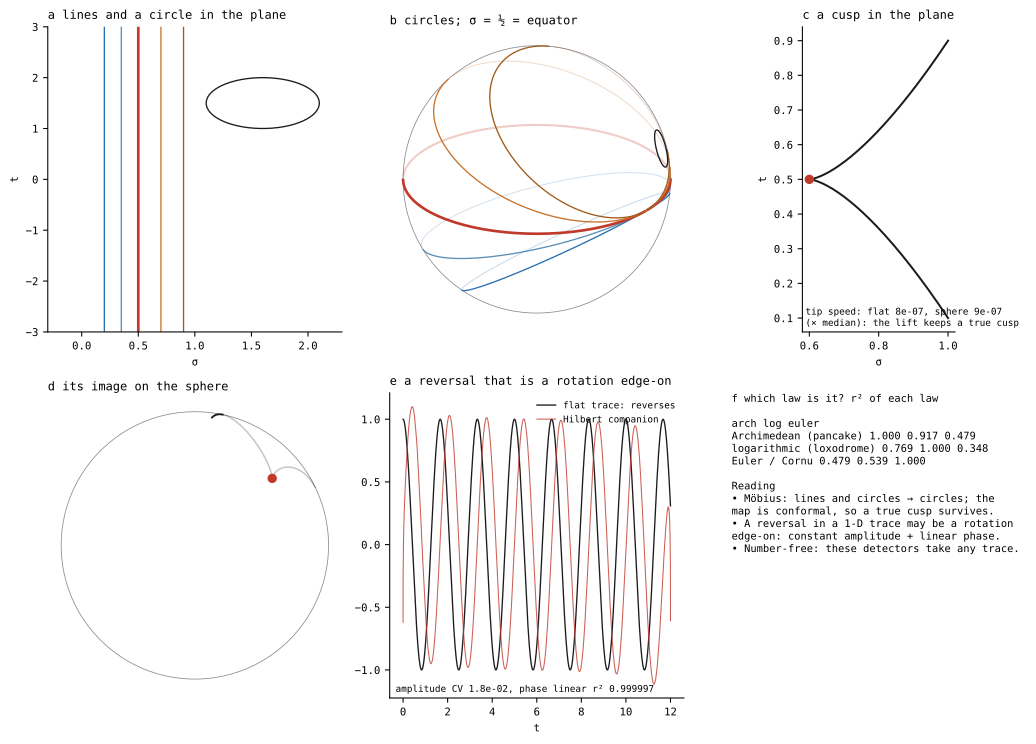

This figure's Python source:
# SPDX-License-Identifier: GPL-3.0-only
"""uns_map.svg — flat Cartesian → UNS, with no numbers in it: what shapes become, and how to tell an artefact from a shape.

a  lines σ = c and a circle in the plane (the chart s = σ + it)
b  their images on the sphere (Cayley, then stereographic): all circles; σ = ½ (thick) is the great circle = the equator, the others are small circles
c  a cusp in the plane   d  its image: still a cusp (conformal map), the flat and sphere speeds vanish together
e  a back-and-forth trace (reversals) that is a UNIFORM ROTATION seen edge-on: the Hilbert companion supplies the missing coordinate
f  three spiral laws on test spirals (R² of the law's straight line): Archimedean (pancake), logarithmic (loxodrome), Euler/Cornu
Code drawn: rhp.unsmap.   Run: python -m rhp.atlas_riemann_fermat.uns_map
"""
import numpy as np
from scipy.special import fresnel
from ._common import plt, save, view, INK, NORTH, SOUTH, HOT, GREY
from .. import unsmap as U


def _sphere(ax, P, color, lw=1.2, label=None, alpha_back=.25):
    x, up, depth = view(P)
    front = depth > 0
    ax.plot(np.where(front, x, np.nan), np.where(front, up, np.nan), color=color, lw=lw, label=label)
    ax.plot(np.where(~front, x, np.nan), np.where(~front, up, np.nan), color=color, lw=lw * .8, alpha=alpha_back)


def _outline(ax):
    th = np.linspace(0, 2 * np.pi, 200); ax.plot(np.cos(th), np.sin(th), color=GREY, lw=.6); ax.set_aspect("equal"); ax.axis("off")


def build():
    fig = plt.figure(figsize=(11.5, 7.8))
    t = np.linspace(-60, 60, 6001)
    cols = {0.2: NORTH, 0.35: "#5a8fb8", 0.5: HOT, 0.7: SOUTH, 0.9: "#a05a1a"}
    ax = fig.add_subplot(2, 3, 1)
    for c, col in cols.items(): ax.plot([c] * 2, [-3, 3], color=col, lw=2 if c == .5 else 1)
    th = np.linspace(0, 2 * np.pi, 300); ax.plot(1.6 + .5 * np.cos(th), .8 * np.sin(th) * 0 + .5 * np.sin(th) + 1.5, color=INK, lw=1)
    ax.set_xlim(-.3, 2.3); ax.set_ylim(-3, 3); ax.set_xlabel("σ"); ax.set_ylabel("t"); ax.set_title("a  lines and a circle in the plane", loc="left", fontsize=9)
    ax = fig.add_subplot(2, 3, 2); _outline(ax)
    for c, col in cols.items(): _sphere(ax, U.lift(c + 1j * t), col, 2 if c == .5 else 1)
    _sphere(ax, U.lift(1.6 + .5 * np.exp(1j * th) + 1.5j), INK, 1)
    ax.set_title("b  circles; σ = ½ = equator", loc="left", fontsize=9)
    # cusp
    c = np.linspace(-1, 1, 2001)
    z = 0.6 + 0.5j + 0.4 * (c ** 2 + 1j * c ** 3)
    ax = fig.add_subplot(2, 3, 3); ax.plot(z.real, z.imag, color=INK); ax.plot([z[1000].real], [z[1000].imag], "o", color=HOT)
    f0, g0 = U.cusp_survives_lift(z, c, 0.0)
    ax.set_title("c  a cusp in the plane", loc="left", fontsize=9); ax.set_xlabel("σ"); ax.set_ylabel("t"); ax.set_aspect("equal")
    ax.text(.02, .02, f"tip speed: flat {f0:.0e}, sphere {g0:.0e}\n(× median): the lift keeps a true cusp", transform=ax.transAxes, fontsize=7)
    ax = fig.add_subplot(2, 3, 4); _outline(ax); _sphere(ax, U.lift(z), INK, 1.4)
    x, up, d = view(U.lift(z[1000:1001])); ax.plot(x, up, "o", color=HOT)
    ax.set_title("d  its image on the sphere", loc="left", fontsize=9)
    # edge-on
    ax = fig.add_subplot(2, 3, 5)
    tt = np.linspace(0, 12, 3000); xx = np.cos(2 * np.pi * 0.6 * tt)
    amp, ph = U.analytic_signal(xx); h = amp * np.sin(ph)
    ax.plot(tt, xx, color=INK, lw=1, label="flat trace: reverses")
    ax.plot(tt, h, color=HOT, lw=.8, alpha=.8, label="Hilbert companion")
    res = U.edge_on_rotation_test(tt, xx)
    ax.set_title("e  a reversal that is a rotation edge-on", loc="left", fontsize=9)
    ax.text(.02, .02, f"amplitude CV {res['amp_cv']:.1e}, phase linear r² {res['phase_linear_r2']:.6f}", transform=ax.transAxes, fontsize=7)
    ax.legend(fontsize=7, frameon=False, loc="upper right"); ax.set_xlabel("t")
    # spirals
    ax = fig.add_subplot(2, 3, 6); ax.axis("off")
    ph_ = np.linspace(0, 12 * np.pi, 3000)
    S, C = fresnel(np.linspace(0.05, 6, 3000))
    rows = [("Archimedean (pancake)", (1 + .3 * ph_) * np.exp(1j * ph_), 0j), ("logarithmic (loxodrome)", np.exp(.12 * ph_) * np.exp(1j * ph_), 0j),
            ("Euler / Cornu", C + 1j * S, C[-1] + 1j * S[-1])]
    txt = "f  which law is it?   r² of each law\n\n" + f"{'':26s}{'arch':>7s}{'log':>7s}{'euler':>7s}\n"
    for name, zz, ctr in rows:
        L = U.spiral_laws(zz, ctr)
        txt += f"{name:26s}{L['archimedean']:7.3f}{L['logarithmic'] if L['logarithmic'] == L['logarithmic'] else float('nan'):7.3f}{L['euler']:7.3f}\n"
    txt += ("\nReading\n• Möbius: lines and circles → circles; the\n  map is conformal, so a true cusp survives.\n"
            "• A reversal in a 1-D trace may be a rotation\n  edge-on: constant amplitude + linear phase.\n"
            "• Number-free: these detectors take any trace.")
    ax.text(0, 1, txt, va="top", fontsize=7.8, family="monospace")
    fig.tight_layout()
    return save(fig, "uns_map.svg")


if __name__ == "__main__":
    print(build())
